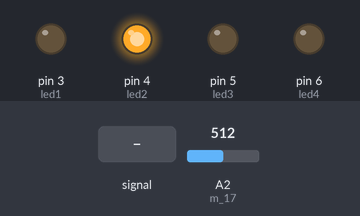
Recording of a sketch running on a simulated Arduino Uno, built with avr-gcc and run on an emulated ATmega328P. Parts: output pins drawn as LEDs (lit = HIGH). The test bench sets the inputs (shaded band); at power-on: A2 (m_17) = 512.

Above: at 0.01 s.
At 1.2 s:
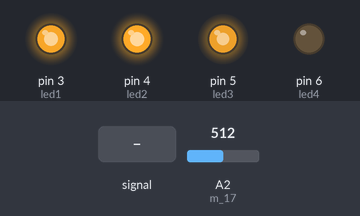
1.3 s: A2 (m_17) fed a 200 Hz sine of ±81 counts around its level
Timing chart, 0 to 1.7 s (numbered marks = the images above; inputs shaded):
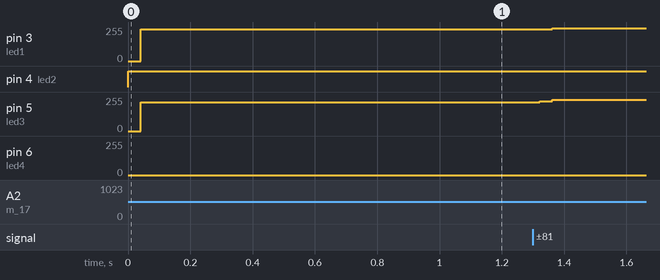

The sketch:

RPMdisplay.ino
```cpp
float m_17 = 2;
float ledval, led1 = 3,led2 = 4,led3 = 5,led4 = 6;
void setup() {
  // put your setup code here, to run once:
Serial.begin(9600);
pinMode( m_17 , INPUT );
pinMode( led1 , OUTPUT );
pinMode( led2 , OUTPUT );
pinMode( led3 , OUTPUT );
pinMode( led4 , OUTPUT );
}

void loop() {
  // put your main code here, to run repeatedly:
ledval=analogRead(m_17);
if (ledval >= 0 || ledval <= 64)
{
  analogWrite(led1 , ledval);
}
if (ledval >= 65 || ledval <= 127)
{
  analogWrite(led1 , 255);
  analogWrite(led2 , ledval);
}
if (ledval >= 128 || ledval <= 191)
{
  analogWrite(led1 , 255);
  analogWrite(led2 , 255);
  analogWrite(led3 , ledval);
}
if (ledval >= 192 || ledval <= 255)
{
  analogWrite(led1 , 255);
  analogWrite(led2 , 255);
  analogWrite(led3 , 255);
  analogWrite(led4 , ledval);
}
}
```
